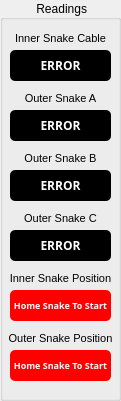
  <widget class="QGroupBox" name="groupBox_5">
   <property name="geometry">
    <rect>
     <x>350</x>
     <y>80</y>
     <width>121</width>
     <height>401</height>
    </rect>
   </property>
   <property name="styleSheet">
    <string notr="true"/>
   </property>
   <property name="title">
    <string> Readings</string>
   </property>
   <property name="alignment">
    <set>Qt::AlignCenter</set>
   </property>
   <widget class="QLabel" name="inner_tension">
    <property name="geometry">
     <rect>
      <x>10</x>
      <y>50</y>
      <width>101</width>
      <height>31</height>
     </rect>
    </property>
    <property name="font">
     <font>
      <family>Ubuntu Condensed</family>
      <weight>75</weight>
      <bold>true</bold>
     </font>
    </property>
    <property name="styleSheet">
     <string notr="true">background-color: black; color: white; border-radius: 5px;</string>
    </property>
    <property name="frameShape">
     <enum>QFrame::Box</enum>
    </property>
    <property name="text">
     <string>ERROR</string>
    </property>
    <property name="alignment">
     <set>Qt::AlignCenter</set>
    </property>
   </widget>
   <widget class="QLabel" name="outer_tension_a">
    <property name="geometry">
     <rect>
      <x>10</x>
      <y>110</y>
      <width>101</width>
      <height>31</height>
     </rect>
    </property>
    <property name="font">
     <font>
      <family>Ubuntu Condensed</family>
      <weight>75</weight>
      <bold>true</bold>
     </font>
    </property>
    <property name="styleSheet">
     <string notr="true">background-color: black; color: white; border-radius: 5px;</string>
    </property>
    <property name="frameShape">
     <enum>QFrame::Box</enum>
    </property>
    <property name="text">
     <string>ERROR</string>
    </property>
    <property name="alignment">
     <set>Qt::AlignCenter</set>
    </property>
   </widget>
   <widget class="QLabel" name="outer_tension_b">
    <property name="geometry">
     <rect>
      <x>10</x>
      <y>170</y>
      <width>101</width>
      <height>31</height>
     </rect>
    </property>
    <property name="font">
     <font>
      <family>Ubuntu Condensed</family>
      <weight>75</weight>
      <bold>true</bold>
     </font>
    </property>
    <property name="styleSheet">
     <string notr="true">background-color: black; color: white; border-radius: 5px;</string>
    </property>
    <property name="frameShape">
     <enum>QFrame::Box</enum>
    </property>
    <property name="text">
     <string>ERROR</string>
    </property>
    <property name="alignment">
     <set>Qt::AlignCenter</set>
    </property>
   </widget>
   <widget class="QLabel" name="outer_tension_c">
    <property name="geometry">
     <rect>
      <x>10</x>
      <y>230</y>
      <width>101</width>
      <height>31</height>
     </rect>
    </property>
    <property name="font">
     <font>
      <family>Ubuntu Condensed</family>
      <weight>75</weight>
      <bold>true</bold>
     </font>
    </property>
    <property name="styleSheet">
     <string notr="true">background-color: black; color: white; border-radius: 5px;</string>
    </property>
    <property name="frameShape">
     <enum>QFrame::Box</enum>
    </property>
    <property name="text">
     <string>ERROR</string>
    </property>
    <property name="alignment">
     <set>Qt::AlignCenter</set>
    </property>
   </widget>
   <widget class="QLabel" name="label_2">
    <property name="geometry">
     <rect>
      <x>10</x>
      <y>30</y>
      <width>101</width>
      <height>17</height>
     </rect>
    </property>
    <property name="font">
     <font>
      <pointsize>8</pointsize>
     </font>
    </property>
    <property name="text">
     <string>Inner Snake Cable</string>
    </property>
    <property name="alignment">
     <set>Qt::AlignCenter</set>
    </property>
   </widget>
   <widget class="QLabel" name="label_3">
    <property name="geometry">
     <rect>
      <x>10</x>
      <y>90</y>
      <width>101</width>
      <height>17</height>
     </rect>
    </property>
    <property name="font">
     <font>
      <pointsize>8</pointsize>
     </font>
    </property>
    <property name="text">
     <string>Outer Snake A</string>
    </property>
    <property name="alignment">
     <set>Qt::AlignCenter</set>
    </property>
   </widget>
   <widget class="QLabel" name="label_4">
    <property name="geometry">
     <rect>
      <x>10</x>
      <y>150</y>
      <width>101</width>
      <height>17</height>
     </rect>
    </property>
    <property name="font">
     <font>
      <pointsize>8</pointsize>
     </font>
    </property>
    <property name="text">
     <string>Outer Snake B</string>
    </property>
    <property name="alignment">
     <set>Qt::AlignCenter</set>
    </property>
   </widget>
   <widget class="QLabel" name="label_5">
    <property name="geometry">
     <rect>
      <x>10</x>
      <y>210</y>
      <width>101</width>
      <height>17</height>
     </rect>
    </property>
    <property name="font">
     <font>
      <pointsize>8</pointsize>
     </font>
    </property>
    <property name="text">
     <string>Outer Snake C</string>
    </property>
    <property name="alignment">
     <set>Qt::AlignCenter</set>
    </property>
   </widget>
   <widget class="QLabel" name="label_6">
    <property name="geometry">
     <rect>
      <x>10</x>
      <y>270</y>
      <width>101</width>
      <height>17</height>
     </rect>
    </property>
    <property name="font">
     <font>
      <pointsize>8</pointsize>
     </font>
    </property>
    <property name="text">
     <string>Inner Snake Position</string>
    </property>
    <property name="alignment">
     <set>Qt::AlignCenter</set>
    </property>
   </widget>
   <widget class="QLabel" name="label_7">
    <property name="geometry">
     <rect>
      <x>0</x>
      <y>330</y>
      <width>121</width>
      <height>17</height>
     </rect>
    </property>
    <property name="font">
     <font>
      <pointsize>8</pointsize>
     </font>
    </property>
    <property name="text">
     <string>Outer Snake Position</string>
    </property>
    <property name="alignment">
     <set>Qt::AlignCenter</set>
    </property>
   </widget>
   <widget class="QLabel" name="inner_snake_pos">
    <property name="geometry">
     <rect>
      <x>10</x>
      <y>290</y>
      <width>101</width>
      <height>31</height>
     </rect>
    </property>
    <property name="font">
     <font>
      <family>Ubuntu Condensed</family>
      <pointsize>7</pointsize>
      <weight>75</weight>
      <bold>true</bold>
     </font>
    </property>
    <property name="styleSheet">
     <string notr="true">background-color:  red; border-radius: 5px; color: white; </string>
    </property>
    <property name="frameShape">
     <enum>QFrame::Box</enum>
    </property>
    <property name="text">
     <string>Home Snake To Start</string>
    </property>
    <property name="alignment">
     <set>Qt::AlignCenter</set>
    </property>
   </widget>
   <widget class="QLabel" name="outer_snake_pos">
    <property name="geometry">
     <rect>
      <x>10</x>
      <y>350</y>
      <width>101</width>
      <height>31</height>
     </rect>
    </property>
    <property name="font">
     <font>
      <family>Ubuntu Condensed</family>
      <pointsize>7</pointsize>
      <weight>75</weight>
      <bold>true</bold>
     </font>
    </property>
    <property name="styleSheet">
     <string notr="true">background-color:  red; border-radius: 5px; color: white; </string>
    </property>
    <property name="frameShape">
     <enum>QFrame::Box</enum>
    </property>
    <property name="text">
     <string>Home Snake To Start</string>
    </property>
    <property name="alignment">
     <set>Qt::AlignCenter</set>
    </property>
   </widget>
  </widget>
